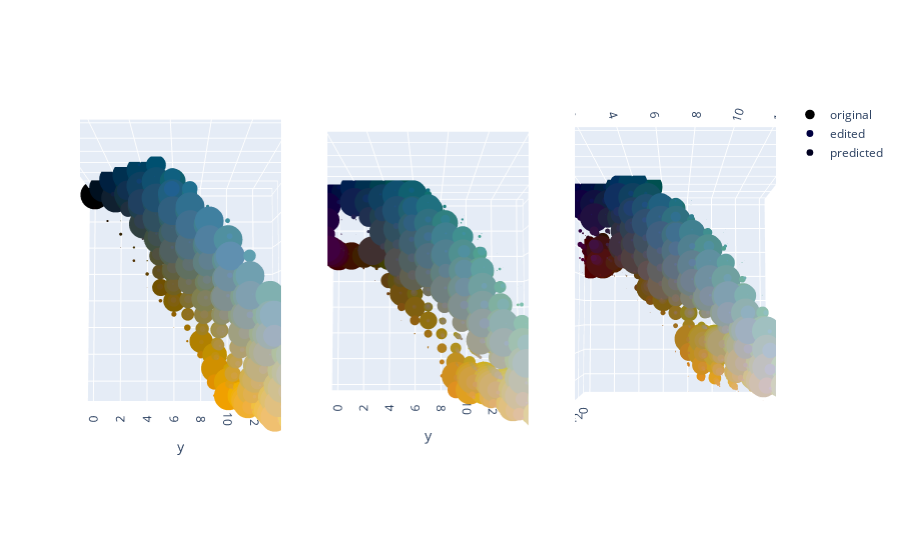

The notebook cell this image was saved under:
### Code cell
from editor.visualisation import display_images
from editor.histogram_transfer import pdf_transfer_3d
from PIL import Image


output = pdf_transfer_3d(
    source=np.array(edited_image),
    target_flattened=rgb_vectors.transpose(),
    relaxation=0.5,
    bin_count=5000,
    iterations=20,
    smoothness=1,
    should_regrain=True,
)

display_images(
    {
        "Input": original_image,
        "Reference": edited_image,
        "Output": Image.fromarray(output),
    }
)
plot_histograms_in_3d(
    {
        "original": compute_histogram(
            original_image, bins=hyperparameters["bin_count"], normalize=True
        ),
        "edited": compute_histogram(
            edited_image, bins=hyperparameters["bin_count"], normalize=True
        ),
        "predicted": compute_histogram(
            Image.fromarray(output), bins=hyperparameters["bin_count"], normalize=True
        ),
    },
)

### Figure 1 — Plotly figure (JSON) as saved in the notebook; plotly's stock layout.template omitted (floating-point values rounded to 4 significant figures; data arrays with more than 128 entries replaced by an {"elided": "..."} marker saying what was removed)
{"data": [{"marker": {"color": {"elided": "381 str values"}, "line": {"width": 0}, "opacity": 1, "size": {"elided": "381 float values"}}, "mode": "markers", "name": "original", "scene": "scene", "type": "scatter3d", "x": {"elided": "381 int values"}, "y": {"elided": "381 int values"}, "z": {"elided": "381 int values"}}, {"marker": {"color": {"elided": "671 str values"}, "line": {"width": 0}, "opacity": 1, "size": {"elided": "671 float values"}}, "mode": "markers", "name": "edited", "scene": "scene2", "type": "scatter3d", "x": {"elided": "671 int values"}, "y": {"elided": "671 int values"}, "z": {"elided": "671 int values"}}, {"marker": {"color": {"elided": "905 str values"}, "line": {"width": 0}, "opacity": 1, "size": {"elided": "905 float values"}}, "mode": "markers", "name": "predicted", "scene": "scene3", "type": "scatter3d", "x": {"elided": "905 int values"}, "y": {"elided": "905 int values"}, "z": {"elided": "905 int values"}}], "layout": {"scene": {"camera": {"eye": {"x": 0.1, "y": 0, "z": 2}}, "domain": {"x": [0, 0.2889], "y": [0, 1]}}, "scene2": {"camera": {"eye": {"x": 0.1, "y": 0, "z": 2}}, "domain": {"x": [0.3556, 0.6444], "y": [0, 1]}}, "scene3": {"camera": {"eye": {"x": 0.1, "y": 0, "z": 2}}, "domain": {"x": [0.7111, 1], "y": [0, 1]}}}}
